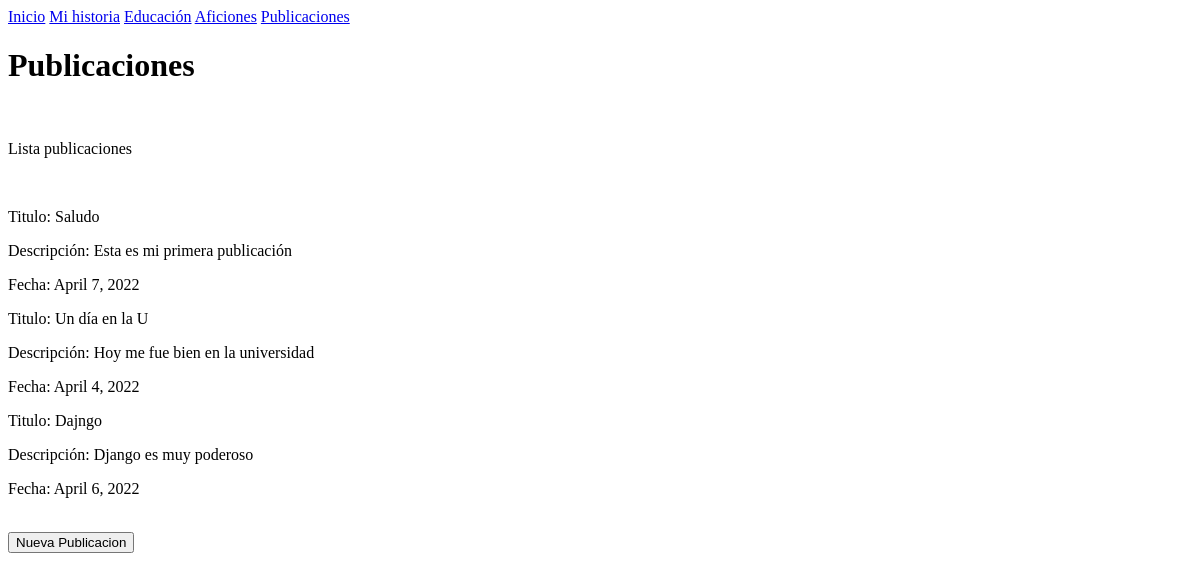
/publicaciones, run on an earlier commit of the app's database.
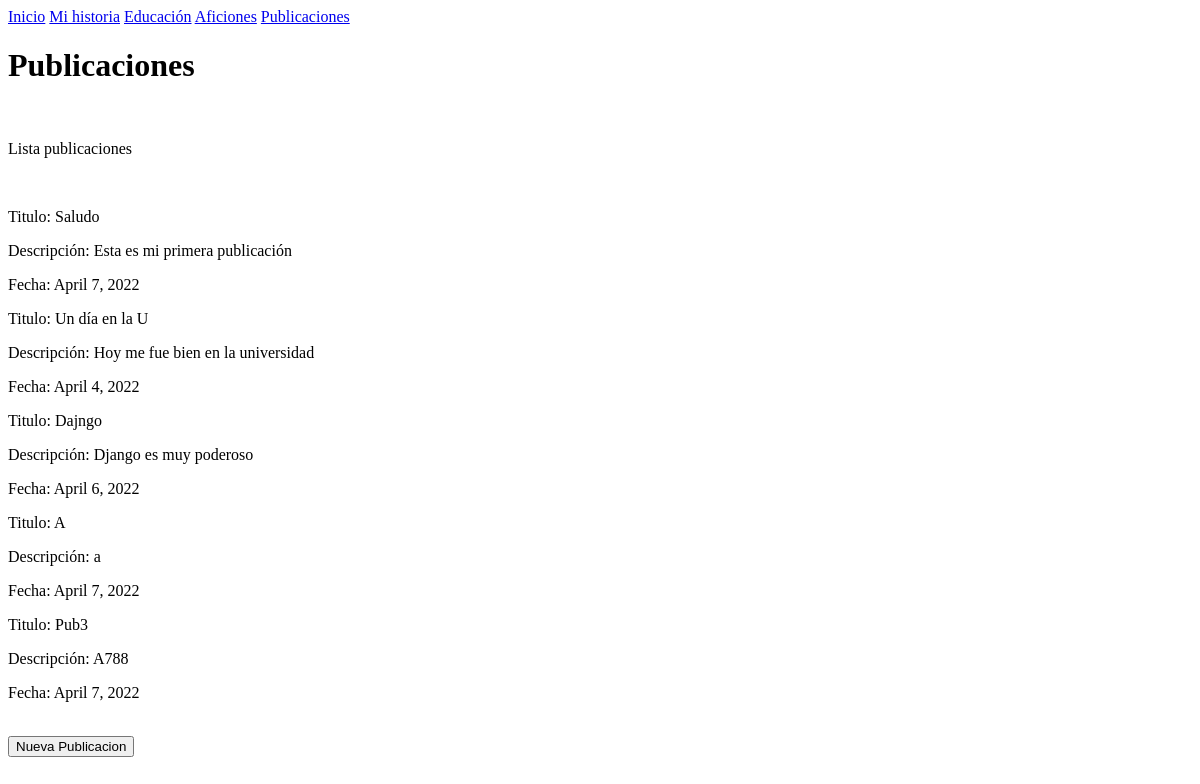
And on a later commit of the database.
### Apps/Publicaciones/models.py (models this page shows, shortened)
class Publicaciones(models.Model):
    idPublicacion = models.AutoField(primary_key=True)
    tituloPublicacion = models.CharField(max_length=1020)
    descripcionPublicacion = models.CharField(max_length=5000, default='Descripción no disponible')
    fecha = models.DateField(("Date"), default=date.today)
    def getTodasPublicaciones(self):
        return list(Publicaciones.objects.all())

### Apps/Publicaciones/views.py (the view)
# urls.py: path('publicaciones', views.publicaciones, name='publicaciones'),
def publicaciones(request):
    listaPublicaciones = pub.getTodasPublicaciones()
    context = {'publicaciones': listaPublicaciones}
    return render(request,'publicaciones.html', context)

### templates/publicaciones.html (shortened to what this page needs)
<!DOCTYPE html>
<html lang="en">
{% load static %}
<head>
    <link href="{% static 'css/index.css' %}" type="text/css" rel="stylesheet">
</head>
<body>
   <nav>
       <a href="{% url 'index' %}">Inicio</a>
        <a href="{% url 'historia' %}">Mi historia</a>
        <a href="{% url 'educacion' %}">Educación</a>
        <a href="{% url 'aficiones' %}">Aficiones</a>
        <a href="{% url 'publicaciones' %}">Publicaciones</a>
    </nav>
    <h1>Publicaciones</h1>
    <br>
    <p>Lista publicaciones</p>
    <br>
    {% for publicacion in publicaciones %}
        <div>
            <p>Titulo: {{ publicacion.tituloPublicacion }}</p>
            <p>Descripción: {{ publicacion.descripcionPublicacion }}</p>
            <p>Fecha: {{ publicacion.fecha }}</p>
        </div>
    {% endfor %}
    <br>
    <a href="{% url 'crearPublicacion' %}">
        <button class="button">Nueva Publicacion</button>
    </a>
</body>
</html>

What changed in the data, as far as the page shows it:
added Publicaciones: tituloPublicacion "A", descripcionPublicacion "a", fecha "April 7, 2022"
added Publicaciones: tituloPublicacion "Pub3", descripcionPublicacion "A788", fecha "April 7, 2022"
